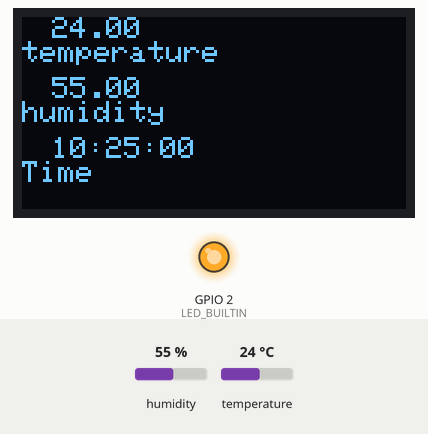
Simulated run of this sketch. Board: ESP8266 (NodeMCU). On the bench: 128×64 one-colour display, output pins drawn as LEDs (lit = HIGH, except the on-board LED, lit = LOW). Inputs (shaded band) come from the test bench; at power-on: humidity 55 %, temperature 24 °C. WiFi joins after 1.5 s; servers stay silent unless stated; network time is answered at once with the bench clock; the local clock reads 2024-03-15 10:24:30 at power-on unless the sketch sets it; what the sketch prints to the serial monitor is not drawn.

Above: at 31.0 s.
At 31.48 s:
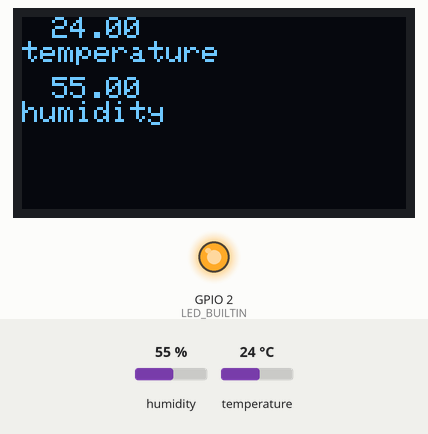
At 91.29 s:
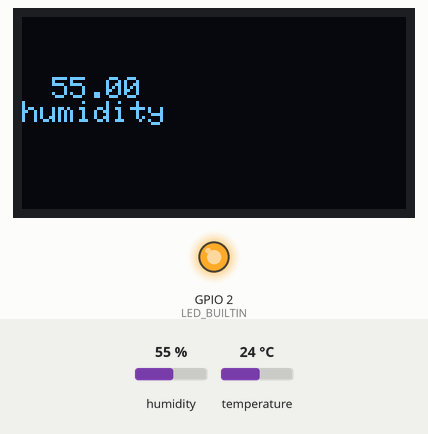

Measured:
- what the display in image 0 shows lasts 0.4 s, from 30.8 s to 31.2 s

The sketch:

Esp_to_firebase.ino
```cpp
//Detta är koden för att få ut värdena och skicka de till Firebase!

//DEt första är att includa alla libraries. Wifi, Displayen, Tidsclient, Am2320 sensor och firebase.

#include <Wire.h>
#include <Adafruit_GFX.h>
#include <Adafruit_SSD1306.h>
#include <AM2320.h>
#include <NTPClient.h>
#include "FirebaseESP8266.h"
#include <ESP8266WiFi.h>
#include <WiFiUdp.h>

//Här definas vart Firebasen ligger(på molnet) och också vilket Wifi och vad lösenordet för logga in på wifi.

#define FIREBASE_HOST "https://i-det-hetaste-laget-bg4-default-rtdb.asia-southeast1.firebasedatabase.app/"
#define FIREBASE_AUTH "sBoymgIFPi9O8tklj9nMf4LPCWgT1SEvwyklrjga"
#define WIFI_SSID "ABBgym_2.4"
#define WIFI_PASSWORD "mittwifiarsabra"

//?? Sätter upp displayen och sensorn

Adafruit_SSD1306 display(128, 64, &Wire, -1, 400000UL, 100000UL);
AM2320 sensor;

//Sätter upp så att tiden kan hitta till Wifi och så att den har rätt tidszon. Också vilket sätt den ska skriva tiden på.

WiFiUDP ntpUDP;
NTPClient timeClient(ntpUDP, "pool.ntp.org", 7200, 60000);

//Definerar alla variablar som kommer behövas I framtiden

String tiden;

float SensorTemp;
float SensorHum;
float humi;
float temp;

int dagar = 6;
int timmar;
int minuter;

//Definerar Firebase Data objects

FirebaseData firebaseData;


void setup() {
  //Säger vilka pins som information av emc kommer ifrån.

  Wire.pins(14, 12);

  //Startar displayen

  display.begin(SSD1306_SWITCHCAPVCC, 0x3C);

  //Startar serial monitor fast den inte behövs. Bara för att kolla att allt funkar. Kan också kolla om den lyckas connecta till wifi

  Serial.begin(9600);

  //Clearar Displayen innan vi börjar använda den

  display.clearDisplay();

  //Sätter display färgen till vit fast det inte kan vara vit. //Inte värt att testa utan (:

  display.setTextColor(WHITE);

  //Sätter på Led_Builtin Användes för test

  pinMode(LED_BUILTIN, OUTPUT);

  //Säger till koden att Starta Wifi med Namn och lösenord

  WiFi.begin(WIFI_SSID, WIFI_PASSWORD);
  Serial.print("Connecting to Wi-fi");

  //Skriver . medans Wifi håller på att connecta

  while (WiFi.status() != WL_CONNECTED) {
    Serial.print(".");
    delay(300);
  }

  //Säger till vilken Ip wifi connectar till

  Serial.println();
  Serial.print("Connected with IP: ");
  Serial.println(WiFi.localIP());
  Serial.println();

  //Startar/Hittar firebase så att vi senare kan skicka värdena

  Firebase.begin(FIREBASE_HOST, FIREBASE_AUTH);
  Firebase.reconnectWiFi(true);

  //Säger till tids clienten att starta

  timeClient.begin();


}

//Declarerar en function som kommer displaya temperaturen på displayen.

void Temperature(void) {
  display.setTextSize(1);
  display.setCursor(10, 0);
  display.cp437(true);
  if (sensor.measure()) {
    SensorTemp = sensor.getTemperature();
    display.println(SensorTemp);
    display.println("temperature");

    //Om sensorn mätter så sätter den SensorTemp = mätningen, och skriver sedan ut det på displayen tillsammans med temperature under

  }
  display.display();
}

//Declarerar en function som kommer displaya humidity under temperature på displayen.

void Humidity(void) {
  display.setTextSize(1);
  display.setCursor(10, 20);
  display.cp437(true);
  if (sensor.measure()) {
    SensorHum = sensor.getHumidity();
    display.println(SensorHum);
    display.println("humidity");

    //Om sensorn mätter så sätter den SensorHum = mätningen, och skriver sedan ut det på displayen tillsammans med humidity under
    //Innan if loopen på display.setCursor sätter den också cursorn mer neråt så att den inte skriver över temperature värdenen
  }
  display.display();
}

//Declarerar en function som kommer displaya tiden under humidity och temperature på displayen.

void TimeDisplay(void) {
  display.setTextSize(1);
  display.setCursor(10, 40);
  display.cp437(true);

  //Sätter att tiden = formetterade tiden av våran tids client. Sedan displayas det tillsammans med en text där det står time.

  tiden = timeClient.getFormattedTime();
  display.println(tiden);
  display.println("Time");
  display.display();
}

//Declarerar en function som ger variablarna temp och humi värdena av temperaturen och humiditien.

void tempurat(void) {
  if (sensor.measure()) {
    temp = sensor.getTemperature();
    humi = sensor.getHumidity();
  }
}


void loop() {

  //updaterar timeClienten så att den är på rätt tid

  timeClient.update();

  //Använder functionen tempurat för att få in nya updaterade värden i void loopen.

  tempurat();

  if (0 == timeClient.getSeconds()) {

    //Om sekunden är 0 så går den in i if. Det gör att vi får ett värde varje minut

    display.clearDisplay();

    //definerar timmar och minuter till vilken timme och minut det är på just den mätningen

    timmar = timeClient.getHours();
    minuter = timeClient.getMinutes();

    //Dagen börjar på 0 och varje gång timmen och minuten är på noll. Det vill säga varje gång klockan är 00:00 så adderas dagen med 1.
    //Tyvärr lyckades jag inte att få utt riktiga dagen med tids clienten. Den trodde att det var den tredje när det igentligen var den 26.

    if (0 == timeClient.getHours()) {
      if (0 == timeClient.getMinutes()) {
        dagar = dagar + 1;
      }
    }

    //Här så skickas datan av Temperatur och Humidity till Firebase. Firebase "bibliteket" är strukturerat så här: Plats/dag/timme/minut/mättning
    //Här används variablarna som vi innan definerade till exact vilken timme, minut och "dag" det var.

    //Våran data åker enda bort till Singapore. Varför?? Jo!! Den måste åka på en resa runt nästan hela jorden och så vill vi spara el här i Europa
    //På grund av Rysslands invasion av Ukraina har elpriserna gått up och databaser drar mycket el. Därför vill vi hjälpa våra belgiska bröder genom att inte använda deras el (:

    Firebase.setInt(firebaseData, "/Terrariet/Dagar-" + String(dagar) + "/Hour-" + String(timmar) + "/Minute-" + String(minuter) + "/Temperature", temp);
    Firebase.setInt(firebaseData, "/Terrariet/Dagar-" + String(dagar) + "/Hour-" + String(timmar) + "/Minute-" + String(minuter) + "/Humidity", humi);

    //Här använder vi functionerna som skriver ut värdena på displayen. En delay har vi för att varför inte. Och innan så behövdes delay av någon anledning. Så för att vara på säkra sidan lade jag till det!

    Humidity();
    delay(100);
    Temperature();
    delay(100);
    TimeDisplay();

  //Här läggs en delay till så att den inte kollar alldeles för mycket.

  }
  else {
    delay(1);
  }
}

//That's it (:
```
